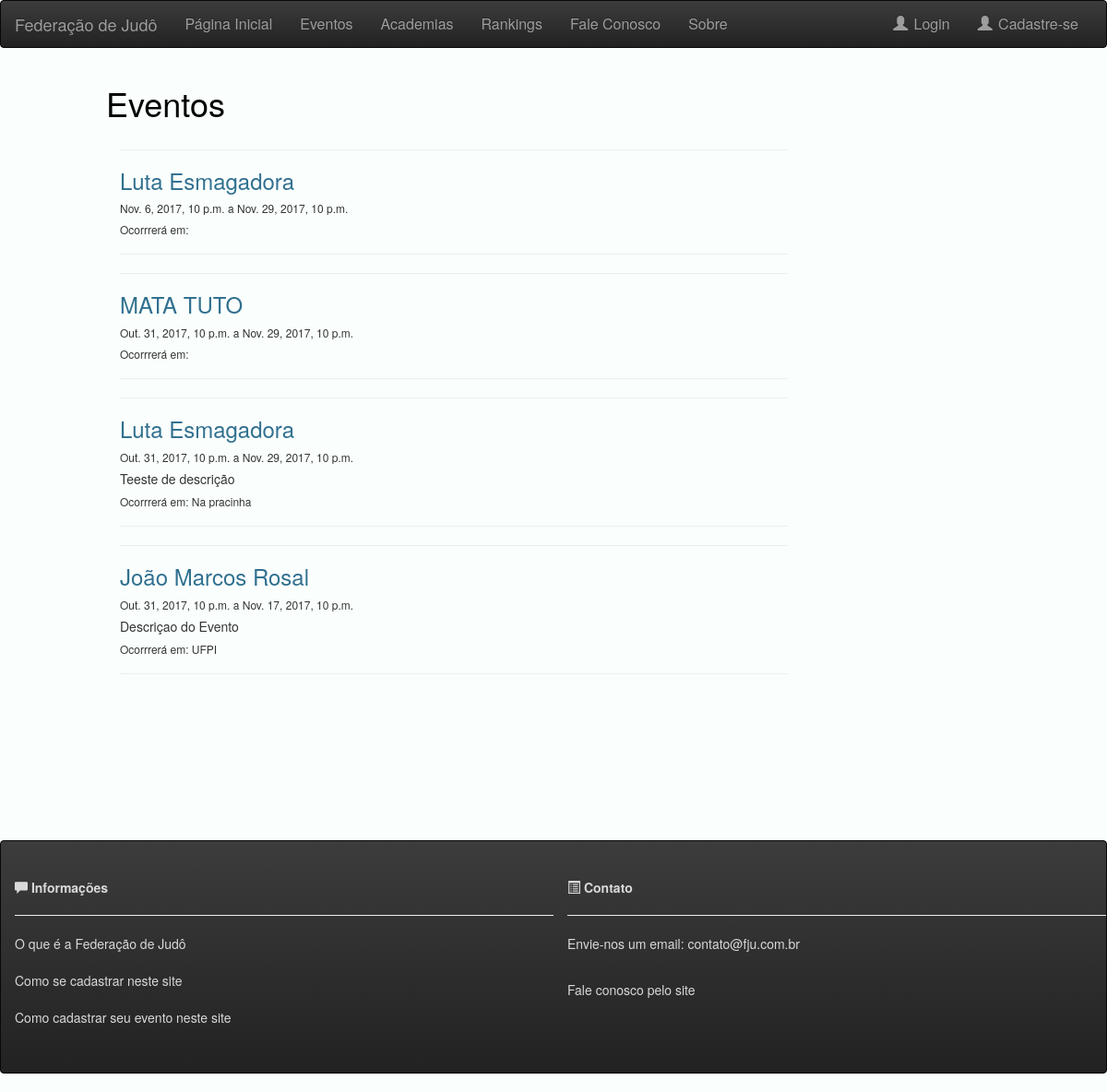
/eventos, run on an earlier commit of the app's database.
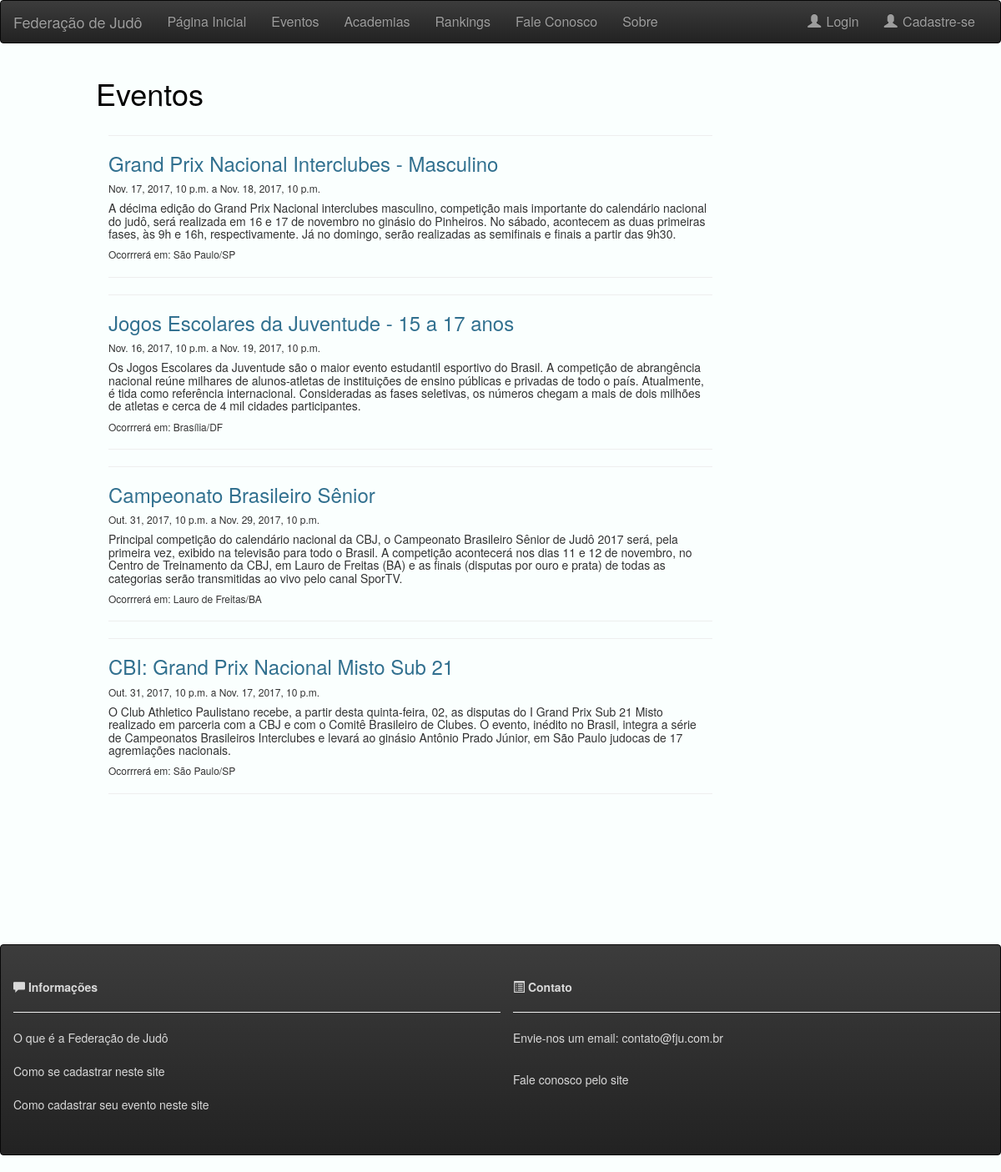
And on a later commit of the database.
### fed_judo/models.py (models this page shows, shortened)
class Evento(models.Model):
    nome_evento = models.TextField()
    data_inicio = models.DateTimeField(blank=True,null=True)
    data_fim = models.DateTimeField(blank=True,null=True)
    status_evento = models.ForeignKey(StatusEventos, default=2)
    premiacao = models.TextField()
    local = models.TextField(blank=True)
    descricao = models.TextField(blank=True)

### fed_judo/views.py (the view)
# urls.py: url(r'^eventos$', views.eventos, name='eventos.html'),
def eventos(request):
    eventos = Evento.objects.all()
    return render (request, 'eventos.html', {'eventos':eventos})
    ns = Noticia.objects.all()
    eventos = Evento.objects.all()
    return render (request, 'eventos.html', {'eventos':eventos, 'ns':ns})

### fed_judo/templates/eventos.html (shortened to what this page needs)
{% extends 'base.html' %}
{% block body %}
    <div class="container-fluid">
      <div class="row content">
        <div class="col-sm-1 sidenav">
        </div>
        <div class="col-sm-10">
          <h1>Eventos</h1>
          <div class="col-sm-9" style="background-color: : beige;">
            {% for a in eventos %}
              <hr>
              <h3 class="text-info" > {{a.nome_evento}}</h3>
              <h6> {{a.data_inicio}} a {{a.data_fim}}</h6>
              <h5>{{a.descricao}}</h5>
              <h6>Ocorrrerá em: {{a.local}}</h6>
              <hr>
            {% endfor %}
          </div>
        </div>
      </div>
    </div>
{% endblock %}

What changed in the data, as far as the page shows it:
changed Evento: nome_evento "Luta Esmagadora" → "Grand Prix Nacional Interclubes - Masculino"; data_inicio "Nov. 6, 2017, 10 p.m." → "Nov. 17, 2017, 10 p.m."; data_fim "Nov. 29, 2017, 10 p.m." → "Nov. 18, 2017, 10 p.m."; descricao (not shown) → "A décima edição do Grand Prix Nacional interclubes masculino, competição mais importante do calendário nacional do judô, será realizada em 16 e 17 de novembro no ginásio do Pinheiros. No sábado, acontecem as duas primeiras fases, às 9h e 16h, respectivamente. Já no domingo, serão realizadas as semifinais e finais a partir das 9h30."; local (not shown) → "São Paulo/SP"
changed Evento: nome_evento "MATA TUTO" → "Jogos Escolares da Juventude - 15 a 17 anos"; data_inicio "Out. 31, 2017, 10 p.m." → "Nov. 16, 2017, 10 p.m."; data_fim "Nov. 29, 2017, 10 p.m." → "Nov. 19, 2017, 10 p.m."; descricao (not shown) → "Os Jogos Escolares da Juventude são o maior evento estudantil esportivo do Brasil. A competição de abrangência nacional reúne milhares de alunos-atletas de instituições de ensino públicas e privadas de todo o país. Atualmente, é tida como referência internacional. Consideradas as fases seletivas, os números chegam a mais de dois milhões de atletas e cerca de 4 mil cidades participantes."; local (not shown) → "Brasília/DF"
changed Evento: nome_evento "Luta Esmagadora" → "Campeonato Brasileiro Sênior"; descricao "Teeste de descrição" → "Principal competição do calendário nacional da CBJ, o Campeonato Brasileiro Sênior de Judô 2017 será, pela primeira vez, exibido na televisão para todo o Brasil. A competição acontecerá nos dias 11 e 12 de novembro, no Centro de Treinamento da CBJ, em Lauro de Freitas (BA) e as finais (disputas por ouro e prata) de todas as categorias serão transmitidas ao vivo pelo canal SporTV."; local "Na pracinha" → "Lauro de Freitas/BA"
changed Evento: nome_evento "João Marcos Rosal" → "CBI: Grand Prix Nacional Misto Sub 21"; descricao "Descriçao do Evento" → "O Club Athletico Paulistano recebe, a partir desta quinta-feira, 02, as disputas do I Grand Prix Sub 21 Misto realizado em parceria com a CBJ e com o Comitê Brasileiro de Clubes. O evento, inédito no Brasil, integra a série de Campeonatos Brasileiros Interclubes e levará ao ginásio Antônio Prado Júnior, em São Paulo judocas de 17 agremiações nacionais."; local "UFPI" → "São Paulo/SP"
